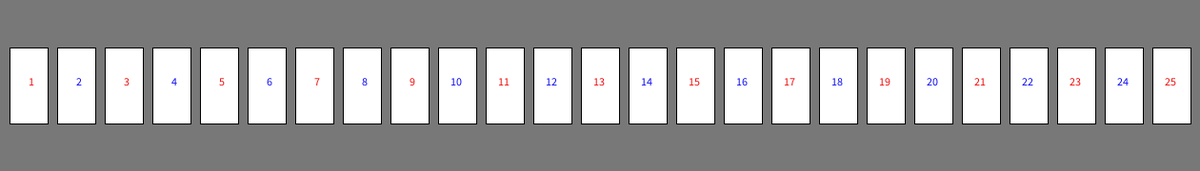
Frame 1 (no input)
Frame 60 (the mouse pressed at the canvas centre just before this capture): identical to frame 1, image omitted
Frame 120 (the mouse held since frame 60 and released just before this capture): identical to frame 1, image omitted

The Processing sketch that drew this single still picture (run headless with seeded random() and noise(); from frame 60 on, the mouse is pressed at the canvas centre):

// Processing sketch: while1
// ── while1.pde
// Practice Drawing With While Loops
// Question 1

int numRectangles = 24;
int rectNum = 0;

int spaceBetween = 10;
int rectHeight = 80;
int rectWidth = 40;

color red = color(240, 10, 10);
color blue = color(10, 10, 240);

void setup()
{
  size(1260, 180);
  background(120);
}

void draw()
{
  while (rectNum <= numRectangles)
  {
    int rectX = spaceBetween*(rectNum+1) + rectWidth*rectNum;
    int rectY = 50;
 
    fill(255);
    rect(rectX, 50, rectWidth, rectHeight);
 
    if ((rectNum + 1) % 2 == 0)
    {
      fill(blue);
    }
    else
    {
      fill(red);
    }
    
    if (rectNum + 1 > 9)
    {
      text(rectNum + 1, rectX + rectWidth/2 - 7, rectY + rectHeight/2);
    }
    else 
    {
      text(rectNum + 1, rectX + rectWidth/2, rectY + rectHeight/2);
    }

    rectNum++;
  }
}
